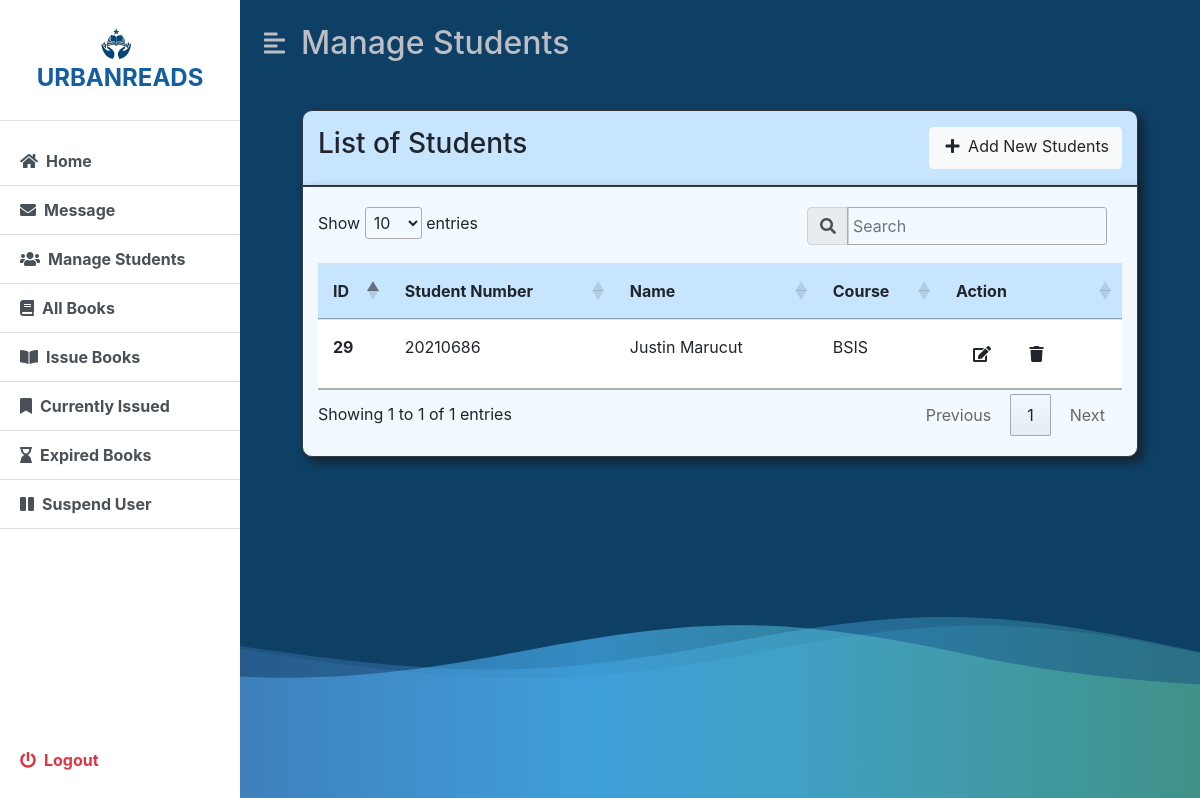
/admin/manageStudent.php (signed in), run on the app's committed database.
### tables this page shows
CREATE TABLE `students` (
  `id` int(11) NOT NULL,
  `full_name` varchar(100) NOT NULL,
  `student_number` varchar(30) NOT NULL,
  `course` varchar(10) NOT NULL,
  `email` varchar(50) NOT NULL,
  `password` text NOT NULL,
  `status` varchar(15) NOT NULL DEFAULT 'Active'
);

### admin/manageStudent.php (the view, shortened to what this page needs)
<?php
    include('../dbconfig.php');
?>
<!DOCTYPE html>
<html lang="en">
<head>
    <link rel="stylesheet" href="includes/style.css">
    <link rel="stylesheet" href="Bootsrap\css\bootstrap.min.css">
    <link rel="stylesheet" href="https://cdnjs.cloudflare.com/ajax/libs/font-awesome/5.15.3/css/all.min.css" />
    <link rel="stylesheet" href="https://cdn.datatables.net/1.13.6/css/jquery.dataTables.min.css">
    <link rel="stylesheet" href="https://maxcdn.bootstrapcdn.com/bootstrap/4.5.2/css/bootstrap.min.css">
</head>
<body>
    <div class="background-container">
        <div class="d-flex" id="wrapper">
            <?php include('includes/sidebar.php'); ?>
            <div id="page-content-wrapper" class="scrollable-content">
                <nav class="navbar navbar-expand-lg navbar-light bg-transparent py-4 px-4">
                    <div class="d-flex align-items-center">
                        <i class="fas fa-align-left second-text fs-4 me-3" id="menu-toggle"></i>
                        <h2 class="fs-2 m-0 second-text">Manage Students</h2>
                    </div>
                </nav>
                <div class="container-fluid px-4">
                    <form action="" method="post" class="post">
                        <br>
                        <div class="container col-md-11 top border border-dark">
                            <div class="d-flex justify-content-between my-3">
                                <h3>List of Students</h3>
                                <div class="d-flex">
                                    <a href="addStudent.php" class="btn btn-light"><i class="fa fa-plus mx-1"></i> Add New Students</a>
                                </div>
                            </div>
                        </div>
                        <div class="container col-md-11 main border border-dark">
                            <table class="table table-bordered-dark" id="tbl-list-students">
                                <thead>
                                    <tr>
                                        <th>ID</th>
                                        <th>Student Number</th>
                                        <th>Name</th>
                                        <th>Course</th>
                                        <th>Action</th>
                                    </tr>
                                </thead>
                                <tbody>
                                <?php
                                 try {
                                    $displayStudent = "SELECT * FROM students";
                                    $stmt = $pdo->prepare($displayStudent);
                                    $stmt->execute();
                                    $rows = $stmt->fetchAll(PDO::FETCH_OBJ);
                                    foreach($rows as $row){
                                       echo '<tr>
                                        <th scope="row">' . $row->id . '</th>
                                        <td>'.$row->student_number.'</td>
                                        <td>'.$row->full_name.'</td>
                                        <td>'.$row->course.'</td>
                                        <td>
                                            <a href="updateStudent.php?id='. $row->id .'" class="btn mx-auto" data-toggle="tooltip" title="Edit User">
                                                <i class="fa fa-edit mx-1"></i>
                                            </a>
                                            <a href="ManageStudentAction/delete.php?id= '. $row->id . '" class="btn mx-auto" data-toggle="tooltip" title="Delete User">
                                                <i class="fa fa-trash mx-1"></i>
                                            </a>
                                        </td>
                                    </tr>';
                                    }
                                    } catch (PDOException $th) {
                                        echo $th->getMessage();
                                    }
                                ?>
                                </tbody>
                            </table>
                        </div>
                    </form>
                    <br>
                    <br>
                </div>
            </div>
        </div>
    </div>
    <link href="https://maxcdn.bootstrapcdn.com/bootstrap/4.5.2/css/bootstrap.min.css" rel="stylesheet">
</body>
</html>

### admin/includes/style.css (style rules this page uses)
:root { --main-bg-color: #002a9d; --main-text-color: #145DA0; --second-text-color: #bbbec5; --second-bg-color: #93ABBF; }
.second-text { color: var(--second-text-color); }
.main { background: #F2F9FF; border: 3px; border-bottom-left-radius: 10px; border-bottom-right-radius: 10px; box-shadow: 5px 5px 10px 1px rgba(23, 10, 0, 0.5); }
.top { background: #C7E5FF; border-top-left-radius: 10px; border-top-right-radius: 10px; box-shadow: 5px 5px 10px 1px rgba(23, 10, 0, 0.5); }
.background-container { position: relative; width: 100%; height: 100vh; overflow: hidden; }
.scrollable-content { height: calc(100vh); overflow-y: auto; }
table.dataTable tbody th, table.dataTable tbody td { padding: 15px !important; }
table.dataTable thead th { padding: 15px !important; background-color: #C7E5FF; }
#wrapper { overflow-x: hidden; background-color: #0e4066; }
#page-content-wrapper { min-width: 100vw; }
#menu-toggle { cursor: pointer; }
.background-container { position: fixed; top: 0; left: 0; width: 100%; height: 100%; overflow: hidden; z-index: -1; }
@media (min-width: 768px) { #page-content-wrapper { min-width: 0; width: 100%; } }

### data on the page
students: id "29", student_number "20210686", full_name "Justin Marucut", course "BSIS"
